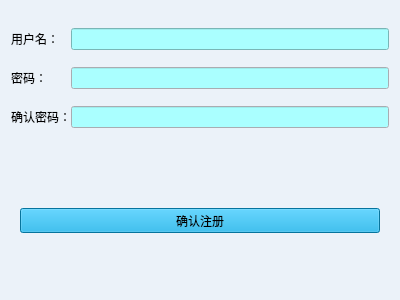
<?xml version="1.0" encoding="UTF-8"?>
<ui version="4.0">
 <class>regdlg</class>
 <widget class="QDialog" name="regdlg">
  <property name="geometry">
   <rect>
    <x>0</x>
    <y>0</y>
    <width>400</width>
    <height>300</height>
   </rect>
  </property>
  <property name="palette">
   <palette>
    <active>
     <colorrole role="WindowText">
      <brush brushstyle="SolidPattern">
       <color alpha="255">
        <red>0</red>
        <green>0</green>
        <blue>0</blue>
       </color>
      </brush>
     </colorrole>
     <colorrole role="Button">
      <brush brushstyle="SolidPattern">
       <color alpha="255">
        <red>235</red>
        <green>242</green>
        <blue>249</blue>
       </color>
      </brush>
     </colorrole>
     <colorrole role="Light">
      <brush brushstyle="SolidPattern">
       <color alpha="255">
        <red>255</red>
        <green>255</green>
        <blue>255</blue>
       </color>
      </brush>
     </colorrole>
     <colorrole role="Midlight">
      <brush brushstyle="SolidPattern">
       <color alpha="255">
        <red>245</red>
        <green>248</green>
        <blue>252</blue>
       </color>
      </brush>
     </colorrole>
     <colorrole role="Dark">
      <brush brushstyle="SolidPattern">
       <color alpha="255">
        <red>117</red>
        <green>121</green>
        <blue>124</blue>
       </color>
      </brush>
     </colorrole>
     <colorrole role="Mid">
      <brush brushstyle="SolidPattern">
       <color alpha="255">
        <red>157</red>
        <green>161</green>
        <blue>166</blue>
       </color>
      </brush>
     </colorrole>
     <colorrole role="Text">
      <brush brushstyle="SolidPattern">
       <color alpha="255">
        <red>0</red>
        <green>0</green>
        <blue>0</blue>
       </color>
      </brush>
     </colorrole>
     <colorrole role="BrightText">
      <brush brushstyle="SolidPattern">
       <color alpha="255">
        <red>255</red>
        <green>255</green>
        <blue>255</blue>
       </color>
      </brush>
     </colorrole>
     <colorrole role="ButtonText">
      <brush brushstyle="SolidPattern">
       <color alpha="255">
        <red>0</red>
        <green>0</green>
        <blue>0</blue>
       </color>
      </brush>
     </colorrole>
     <colorrole role="Base">
      <brush brushstyle="SolidPattern">
       <color alpha="255">
        <red>255</red>
        <green>255</green>
        <blue>255</blue>
       </color>
      </brush>
     </colorrole>
     <colorrole role="Window">
      <brush brushstyle="SolidPattern">
       <color alpha="255">
        <red>235</red>
        <green>242</green>
        <blue>249</blue>
       </color>
      </brush>
     </colorrole>
     <colorrole role="Shadow">
      <brush brushstyle="SolidPattern">
       <color alpha="255">
        <red>0</red>
        <green>0</green>
        <blue>0</blue>
       </color>
      </brush>
     </colorrole>
     <colorrole role="AlternateBase">
      <brush brushstyle="SolidPattern">
       <color alpha="255">
        <red>245</red>
        <green>248</green>
        <blue>252</blue>
       </color>
      </brush>
     </colorrole>
     <colorrole role="ToolTipBase">
      <brush brushstyle="SolidPattern">
       <color alpha="255">
        <red>255</red>
        <green>255</green>
        <blue>220</blue>
       </color>
      </brush>
     </colorrole>
     <colorrole role="ToolTipText">
      <brush brushstyle="SolidPattern">
       <color alpha="255">
        <red>0</red>
        <green>0</green>
        <blue>0</blue>
       </color>
      </brush>
     </colorrole>
     <colorrole role="PlaceholderText">
      <brush brushstyle="SolidPattern">
       <color alpha="128">
        <red>0</red>
        <green>0</green>
        <blue>0</blue>
       </color>
      </brush>
     </colorrole>
    </active>
    <inactive>
     <colorrole role="WindowText">
      <brush brushstyle="SolidPattern">
       <color alpha="255">
        <red>0</red>
        <green>0</green>
        <blue>0</blue>
       </color>
      </brush>
     </colorrole>
     <colorrole role="Button">
      <brush brushstyle="SolidPattern">
       <color alpha="255">
        <red>235</red>
        <green>242</green>
        <blue>249</blue>
       </color>
      </brush>
     </colorrole>
     <colorrole role="Light">
      <brush brushstyle="SolidPattern">
       <color alpha="255">
        <red>255</red>
        <green>255</green>
        <blue>255</blue>
       </color>
      </brush>
     </colorrole>
     <colorrole role="Midlight">
      <brush brushstyle="SolidPattern">
       <color alpha="255">
        <red>245</red>
        <green>248</green>
        <blue>252</blue>
       </color>
      </brush>
     </colorrole>
     <colorrole role="Dark">
      <brush brushstyle="SolidPattern">
       <color alpha="255">
        <red>117</red>
        <green>121</green>
        <blue>124</blue>
       </color>
      </brush>
     </colorrole>
     <colorrole role="Mid">
      <brush brushstyle="SolidPattern">
       <color alpha="255">
        <red>157</red>
        <green>161</green>
        <blue>166</blue>
       </color>
      </brush>
     </colorrole>
     <colorrole role="Text">
      <brush brushstyle="SolidPattern">
       <color alpha="255">
        <red>0</red>
        <green>0</green>
        <blue>0</blue>
       </color>
      </brush>
     </colorrole>
     <colorrole role="BrightText">
      <brush brushstyle="SolidPattern">
       <color alpha="255">
        <red>255</red>
        <green>255</green>
        <blue>255</blue>
       </color>
      </brush>
     </colorrole>
     <colorrole role="ButtonText">
      <brush brushstyle="SolidPattern">
       <color alpha="255">
        <red>0</red>
        <green>0</green>
        <blue>0</blue>
       </color>
      </brush>
     </colorrole>
     <colorrole role="Base">
      <brush brushstyle="SolidPattern">
       <color alpha="255">
        <red>255</red>
        <green>255</green>
        <blue>255</blue>
       </color>
      </brush>
     </colorrole>
     <colorrole role="Window">
      <brush brushstyle="SolidPattern">
       <color alpha="255">
        <red>235</red>
        <green>242</green>
        <blue>249</blue>
       </color>
      </brush>
     </colorrole>
     <colorrole role="Shadow">
      <brush brushstyle="SolidPattern">
       <color alpha="255">
        <red>0</red>
        <green>0</green>
        <blue>0</blue>
       </color>
      </brush>
     </colorrole>
     <colorrole role="AlternateBase">
      <brush brushstyle="SolidPattern">
       <color alpha="255">
        <red>245</red>
        <green>248</green>
        <blue>252</blue>
       </color>
      </brush>
     </colorrole>
     <colorrole role="ToolTipBase">
      <brush brushstyle="SolidPattern">
       <color alpha="255">
        <red>255</red>
        <green>255</green>
        <blue>220</blue>
       </color>
      </brush>
     </colorrole>
     <colorrole role="ToolTipText">
      <brush brushstyle="SolidPattern">
       <color alpha="255">
        <red>0</red>
        <green>0</green>
        <blue>0</blue>
       </color>
      </brush>
     </colorrole>
     <colorrole role="PlaceholderText">
      <brush brushstyle="SolidPattern">
       <color alpha="128">
        <red>0</red>
        <green>0</green>
        <blue>0</blue>
       </color>
      </brush>
     </colorrole>
    </inactive>
    <disabled>
     <colorrole role="WindowText">
      <brush brushstyle="SolidPattern">
       <color alpha="255">
        <red>117</red>
        <green>121</green>
        <blue>124</blue>
       </color>
      </brush>
     </colorrole>
     <colorrole role="Button">
      <brush brushstyle="SolidPattern">
       <color alpha="255">
        <red>235</red>
        <green>242</green>
        <blue>249</blue>
       </color>
      </brush>
     </colorrole>
     <colorrole role="Light">
      <brush brushstyle="SolidPattern">
       <color alpha="255">
        <red>255</red>
        <green>255</green>
        <blue>255</blue>
       </color>
      </brush>
     </colorrole>
     <colorrole role="Midlight">
      <brush brushstyle="SolidPattern">
       <color alpha="255">
        <red>245</red>
        <green>248</green>
        <blue>252</blue>
       </color>
      </brush>
     </colorrole>
     <colorrole role="Dark">
      <brush brushstyle="SolidPattern">
       <color alpha="255">
        <red>117</red>
        <green>121</green>
        <blue>124</blue>
       </color>
      </brush>
     </colorrole>
     <colorrole role="Mid">
      <brush brushstyle="SolidPattern">
       <color alpha="255">
        <red>157</red>
        <green>161</green>
        <blue>166</blue>
       </color>
      </brush>
     </colorrole>
     <colorrole role="Text">
      <brush brushstyle="SolidPattern">
       <color alpha="255">
        <red>117</red>
        <green>121</green>
        <blue>124</blue>
       </color>
      </brush>
     </colorrole>
     <colorrole role="BrightText">
      <brush brushstyle="SolidPattern">
       <color alpha="255">
        <red>255</red>
        <green>255</green>
        <blue>255</blue>
       </color>
      </brush>
     </colorrole>
     <colorrole role="ButtonText">
      <brush brushstyle="SolidPattern">
       <color alpha="255">
        <red>117</red>
        <green>121</green>
        <blue>124</blue>
       </color>
      </brush>
     </colorrole>
     <colorrole role="Base">
      <brush brushstyle="SolidPattern">
       <color alpha="255">
        <red>235</red>
        <green>242</green>
        <blue>249</blue>
       </color>
      </brush>
     </colorrole>
     <colorrole role="Window">
      <brush brushstyle="SolidPattern">
       <color alpha="255">
        <red>235</red>
        <green>242</green>
        <blue>249</blue>
       </color>
      </brush>
     </colorrole>
     <colorrole role="Shadow">
      <brush brushstyle="SolidPattern">
       <color alpha="255">
        <red>0</red>
        <green>0</green>
        <blue>0</blue>
       </color>
      </brush>
     </colorrole>
     <colorrole role="AlternateBase">
      <brush brushstyle="SolidPattern">
       <color alpha="255">
        <red>235</red>
        <green>242</green>
        <blue>249</blue>
       </color>
      </brush>
     </colorrole>
     <colorrole role="ToolTipBase">
      <brush brushstyle="SolidPattern">
       <color alpha="255">
        <red>255</red>
        <green>255</green>
        <blue>220</blue>
       </color>
      </brush>
     </colorrole>
     <colorrole role="ToolTipText">
      <brush brushstyle="SolidPattern">
       <color alpha="255">
        <red>0</red>
        <green>0</green>
        <blue>0</blue>
       </color>
      </brush>
     </colorrole>
     <colorrole role="PlaceholderText">
      <brush brushstyle="SolidPattern">
       <color alpha="128">
        <red>0</red>
        <green>0</green>
        <blue>0</blue>
       </color>
      </brush>
     </colorrole>
    </disabled>
   </palette>
  </property>
  <property name="windowTitle">
   <string>Dialog</string>
  </property>
  <layout class="QVBoxLayout" name="verticalLayout">
   <item>
    <widget class="QWidget" name="widget" native="true">
     <layout class="QGridLayout" name="gridLayout">
      <property name="leftMargin">
       <number>0</number>
      </property>
      <property name="topMargin">
       <number>0</number>
      </property>
      <property name="rightMargin">
       <number>0</number>
      </property>
      <property name="bottomMargin">
       <number>0</number>
      </property>
      <property name="spacing">
       <number>0</number>
      </property>
      <item row="0" column="0">
       <widget class="QLabel" name="label">
        <property name="text">
         <string>用户名：</string>
        </property>
       </widget>
      </item>
      <item row="0" column="1">
       <widget class="QLineEdit" name="lineEdit">
        <property name="palette">
         <palette>
          <active>
           <colorrole role="WindowText">
            <brush brushstyle="SolidPattern">
             <color alpha="255">
              <red>0</red>
              <green>0</green>
              <blue>0</blue>
             </color>
            </brush>
           </colorrole>
           <colorrole role="Button">
            <brush brushstyle="SolidPattern">
             <color alpha="255">
              <red>170</red>
              <green>255</green>
              <blue>255</blue>
             </color>
            </brush>
           </colorrole>
           <colorrole role="Light">
            <brush brushstyle="SolidPattern">
             <color alpha="255">
              <red>255</red>
              <green>255</green>
              <blue>255</blue>
             </color>
            </brush>
           </colorrole>
           <colorrole role="Midlight">
            <brush brushstyle="SolidPattern">
             <color alpha="255">
              <red>212</red>
              <green>255</green>
              <blue>255</blue>
             </color>
            </brush>
           </colorrole>
           <colorrole role="Dark">
            <brush brushstyle="SolidPattern">
             <color alpha="255">
              <red>85</red>
              <green>127</green>
              <blue>127</blue>
             </color>
            </brush>
           </colorrole>
           <colorrole role="Mid">
            <brush brushstyle="SolidPattern">
             <color alpha="255">
              <red>113</red>
              <green>170</green>
              <blue>170</blue>
             </color>
            </brush>
           </colorrole>
           <colorrole role="Text">
            <brush brushstyle="SolidPattern">
             <color alpha="255">
              <red>0</red>
              <green>0</green>
              <blue>0</blue>
             </color>
            </brush>
           </colorrole>
           <colorrole role="BrightText">
            <brush brushstyle="SolidPattern">
             <color alpha="255">
              <red>255</red>
              <green>255</green>
              <blue>255</blue>
             </color>
            </brush>
           </colorrole>
           <colorrole role="ButtonText">
            <brush brushstyle="SolidPattern">
             <color alpha="255">
              <red>0</red>
              <green>0</green>
              <blue>0</blue>
             </color>
            </brush>
           </colorrole>
           <colorrole role="Base">
            <brush brushstyle="SolidPattern">
             <color alpha="255">
              <red>170</red>
              <green>255</green>
              <blue>255</blue>
             </color>
            </brush>
           </colorrole>
           <colorrole role="Window">
            <brush brushstyle="SolidPattern">
             <color alpha="255">
              <red>170</red>
              <green>255</green>
              <blue>255</blue>
             </color>
            </brush>
           </colorrole>
           <colorrole role="Shadow">
            <brush brushstyle="SolidPattern">
             <color alpha="255">
              <red>0</red>
              <green>0</green>
              <blue>0</blue>
             </color>
            </brush>
           </colorrole>
           <colorrole role="AlternateBase">
            <brush brushstyle="SolidPattern">
             <color alpha="255">
              <red>212</red>
              <green>255</green>
              <blue>255</blue>
             </color>
            </brush>
           </colorrole>
           <colorrole role="ToolTipBase">
            <brush brushstyle="SolidPattern">
             <color alpha="255">
              <red>255</red>
              <green>255</green>
              <blue>220</blue>
             </color>
            </brush>
           </colorrole>
           <colorrole role="ToolTipText">
            <brush brushstyle="SolidPattern">
             <color alpha="255">
              <red>0</red>
              <green>0</green>
              <blue>0</blue>
             </color>
            </brush>
           </colorrole>
           <colorrole role="PlaceholderText">
            <brush brushstyle="SolidPattern">
             <color alpha="128">
              <red>0</red>
              <green>0</green>
              <blue>0</blue>
             </color>
            </brush>
           </colorrole>
          </active>
          <inactive>
           <colorrole role="WindowText">
            <brush brushstyle="SolidPattern">
             <color alpha="255">
              <red>0</red>
              <green>0</green>
              <blue>0</blue>
             </color>
            </brush>
           </colorrole>
           <colorrole role="Button">
            <brush brushstyle="SolidPattern">
             <color alpha="255">
              <red>170</red>
              <green>255</green>
              <blue>255</blue>
             </color>
            </brush>
           </colorrole>
           <colorrole role="Light">
            <brush brushstyle="SolidPattern">
             <color alpha="255">
              <red>255</red>
              <green>255</green>
              <blue>255</blue>
             </color>
            </brush>
           </colorrole>
           <colorrole role="Midlight">
            <brush brushstyle="SolidPattern">
             <color alpha="255">
              <red>212</red>
              <green>255</green>
              <blue>255</blue>
             </color>
            </brush>
           </colorrole>
           <colorrole role="Dark">
            <brush brushstyle="SolidPattern">
             <color alpha="255">
              <red>85</red>
              <green>127</green>
              <blue>127</blue>
             </color>
            </brush>
           </colorrole>
           <colorrole role="Mid">
            <brush brushstyle="SolidPattern">
             <color alpha="255">
              <red>113</red>
              <green>170</green>
              <blue>170</blue>
             </color>
            </brush>
           </colorrole>
           <colorrole role="Text">
            <brush brushstyle="SolidPattern">
             <color alpha="255">
              <red>0</red>
              <green>0</green>
              <blue>0</blue>
             </color>
            </brush>
           </colorrole>
           <colorrole role="BrightText">
            <brush brushstyle="SolidPattern">
             <color alpha="255">
              <red>255</red>
              <green>255</green>
              <blue>255</blue>
             </color>
            </brush>
           </colorrole>
           <colorrole role="ButtonText">
            <brush brushstyle="SolidPattern">
             <color alpha="255">
              <red>0</red>
              <green>0</green>
              <blue>0</blue>
             </color>
            </brush>
           </colorrole>
           <colorrole role="Base">
            <brush brushstyle="SolidPattern">
             <color alpha="255">
              <red>170</red>
              <green>255</green>
              <blue>255</blue>
             </color>
            </brush>
           </colorrole>
           <colorrole role="Window">
            <brush brushstyle="SolidPattern">
             <color alpha="255">
              <red>170</red>
              <green>255</green>
              <blue>255</blue>
             </color>
            </brush>
           </colorrole>
           <colorrole role="Shadow">
            <brush brushstyle="SolidPattern">
             <color alpha="255">
              <red>0</red>
              <green>0</green>
              <blue>0</blue>
             </color>
            </brush>
           </colorrole>
           <colorrole role="AlternateBase">
            <brush brushstyle="SolidPattern">
             <color alpha="255">
              <red>212</red>
              <green>255</green>
              <blue>255</blue>
             </color>
            </brush>
           </colorrole>
           <colorrole role="ToolTipBase">
            <brush brushstyle="SolidPattern">
             <color alpha="255">
              <red>255</red>
              <green>255</green>
              <blue>220</blue>
             </color>
            </brush>
           </colorrole>
           <colorrole role="ToolTipText">
            <brush brushstyle="SolidPattern">
             <color alpha="255">
              <red>0</red>
              <green>0</green>
              <blue>0</blue>
             </color>
            </brush>
           </colorrole>
           <colorrole role="PlaceholderText">
            <brush brushstyle="SolidPattern">
             <color alpha="128">
              <red>0</red>
              <green>0</green>
              <blue>0</blue>
             </color>
            </brush>
           </colorrole>
          </inactive>
          <disabled>
           <colorrole role="WindowText">
            <brush brushstyle="SolidPattern">
             <color alpha="255">
              <red>85</red>
              <green>127</green>
              <blue>127</blue>
             </color>
            </brush>
           </colorrole>
           <colorrole role="Button">
            <brush brushstyle="SolidPattern">
             <color alpha="255">
              <red>170</red>
              <green>255</green>
              <blue>255</blue>
             </color>
            </brush>
           </colorrole>
           <colorrole role="Light">
            <brush brushstyle="SolidPattern">
             <color alpha="255">
              <red>255</red>
              <green>255</green>
              <blue>255</blue>
             </color>
            </brush>
           </colorrole>
           <colorrole role="Midlight">
            <brush brushstyle="SolidPattern">
             <color alpha="255">
              <red>212</red>
              <green>255</green>
              <blue>255</blue>
             </color>
            </brush>
           </colorrole>
           <colorrole role="Dark">
            <brush brushstyle="SolidPattern">
             <color alpha="255">
              <red>85</red>
              <green>127</green>
              <blue>127</blue>
             </color>
            </brush>
           </colorrole>
           <colorrole role="Mid">
            <brush brushstyle="SolidPattern">
             <color alpha="255">
              <red>113</red>
              <green>170</green>
              <blue>170</blue>
             </color>
            </brush>
           </colorrole>
           <colorrole role="Text">
            <brush brushstyle="SolidPattern">
             <color alpha="255">
              <red>85</red>
              <green>127</green>
              <blue>127</blue>
             </color>
            </brush>
           </colorrole>
           <colorrole role="BrightText">
            <brush brushstyle="SolidPattern">
             <color alpha="255">
              <red>255</red>
              <green>255</green>
              <blue>255</blue>
             </color>
            </brush>
           </colorrole>
           <colorrole role="ButtonText">
            <brush brushstyle="SolidPattern">
             <color alpha="255">
              <red>85</red>
              <green>127</green>
              <blue>127</blue>
             </color>
            </brush>
           </colorrole>
           <colorrole role="Base">
            <brush brushstyle="SolidPattern">
             <color alpha="255">
              <red>170</red>
              <green>255</green>
              <blue>255</blue>
             </color>
            </brush>
           </colorrole>
           <colorrole role="Window">
            <brush brushstyle="SolidPattern">
             <color alpha="255">
              <red>170</red>
              <green>255</green>
              <blue>255</blue>
             </color>
            </brush>
           </colorrole>
           <colorrole role="Shadow">
            <brush brushstyle="SolidPattern">
             <color alpha="255">
              <red>0</red>
              <green>0</green>
              <blue>0</blue>
             </color>
            </brush>
           </colorrole>
           <colorrole role="AlternateBase">
            <brush brushstyle="SolidPattern">
             <color alpha="255">
              <red>170</red>
              <green>255</green>
              <blue>255</blue>
             </color>
            </brush>
           </colorrole>
           <colorrole role="ToolTipBase">
            <brush brushstyle="SolidPattern">
             <color alpha="255">
              <red>255</red>
              <green>255</green>
              <blue>220</blue>
             </color>
            </brush>
           </colorrole>
           <colorrole role="ToolTipText">
            <brush brushstyle="SolidPattern">
             <color alpha="255">
              <red>0</red>
              <green>0</green>
              <blue>0</blue>
             </color>
            </brush>
           </colorrole>
           <colorrole role="PlaceholderText">
            <brush brushstyle="SolidPattern">
             <color alpha="128">
              <red>0</red>
              <green>0</green>
              <blue>0</blue>
             </color>
            </brush>
           </colorrole>
          </disabled>
         </palette>
        </property>
       </widget>
      </item>
      <item row="1" column="0">
       <widget class="QLabel" name="label_2">
        <property name="text">
         <string>密码：</string>
        </property>
       </widget>
      </item>
      <item row="1" column="1">
       <widget class="QLineEdit" name="lineEdit_2">
        <property name="palette">
         <palette>
          <active>
           <colorrole role="Base">
            <brush brushstyle="SolidPattern">
             <color alpha="255">
              <red>170</red>
              <green>255</green>
              <blue>255</blue>
             </color>
            </brush>
           </colorrole>
          </active>
          <inactive>
           <colorrole role="Base">
            <brush brushstyle="SolidPattern">
             <color alpha="255">
              <red>170</red>
              <green>255</green>
              <blue>255</blue>
             </color>
            </brush>
           </colorrole>
          </inactive>
          <disabled>
           <colorrole role="Base">
            <brush brushstyle="SolidPattern">
             <color alpha="255">
              <red>9</red>
              <green>163</green>
              <blue>220</blue>
             </color>
            </brush>
           </colorrole>
          </disabled>
         </palette>
        </property>
       </widget>
      </item>
      <item row="2" column="0">
       <widget class="QLabel" name="label_3">
        <property name="text">
         <string>确认密码：</string>
        </property>
       </widget>
      </item>
      <item row="2" column="1">
       <widget class="QLineEdit" name="lineEdit_3">
        <property name="palette">
         <palette>
          <active>
           <colorrole role="Base">
            <brush brushstyle="SolidPattern">
             <color alpha="255">
              <red>170</red>
              <green>255</green>
              <blue>255</blue>
             </color>
            </brush>
           </colorrole>
          </active>
          <inactive>
           <colorrole role="Base">
            <brush brushstyle="SolidPattern">
             <color alpha="255">
              <red>170</red>
              <green>255</green>
              <blue>255</blue>
             </color>
            </brush>
           </colorrole>
          </inactive>
          <disabled>
           <colorrole role="Base">
            <brush brushstyle="SolidPattern">
             <color alpha="255">
              <red>9</red>
              <green>163</green>
              <blue>220</blue>
             </color>
            </brush>
           </colorrole>
          </disabled>
         </palette>
        </property>
       </widget>
      </item>
     </layout>
    </widget>
   </item>
   <item>
    <widget class="QWidget" name="widget_2" native="true">
     <layout class="QHBoxLayout" name="horizontalLayout">
      <item>
       <widget class="QToolButton" name="toolButton">
        <property name="sizePolicy">
         <sizepolicy hsizetype="Expanding" vsizetype="Fixed">
          <horstretch>0</horstretch>
          <verstretch>0</verstretch>
         </sizepolicy>
        </property>
        <property name="palette">
         <palette>
          <active>
           <colorrole role="WindowText">
            <brush brushstyle="SolidPattern">
             <color alpha="255">
              <red>0</red>
              <green>0</green>
              <blue>0</blue>
             </color>
            </brush>
           </colorrole>
           <colorrole role="Button">
            <brush brushstyle="SolidPattern">
             <color alpha="255">
              <red>9</red>
              <green>163</green>
              <blue>220</blue>
             </color>
            </brush>
           </colorrole>
           <colorrole role="Light">
            <brush brushstyle="SolidPattern">
             <color alpha="255">
              <red>85</red>
              <green>209</green>
              <blue>255</blue>
             </color>
            </brush>
           </colorrole>
           <colorrole role="Midlight">
            <brush brushstyle="SolidPattern">
             <color alpha="255">
              <red>47</red>
              <green>186</green>
              <blue>237</blue>
             </color>
            </brush>
           </colorrole>
           <colorrole role="Dark">
            <brush brushstyle="SolidPattern">
             <color alpha="255">
              <red>5</red>
              <green>81</green>
              <blue>110</blue>
             </color>
            </brush>
           </colorrole>
           <colorrole role="Mid">
            <brush brushstyle="SolidPattern">
             <color alpha="255">
              <red>6</red>
              <green>109</green>
              <blue>147</blue>
             </color>
            </brush>
           </colorrole>
           <colorrole role="Text">
            <brush brushstyle="SolidPattern">
             <color alpha="255">
              <red>0</red>
              <green>0</green>
              <blue>0</blue>
             </color>
            </brush>
           </colorrole>
           <colorrole role="BrightText">
            <brush brushstyle="SolidPattern">
             <color alpha="255">
              <red>255</red>
              <green>255</green>
              <blue>255</blue>
             </color>
            </brush>
           </colorrole>
           <colorrole role="ButtonText">
            <brush brushstyle="SolidPattern">
             <color alpha="255">
              <red>0</red>
              <green>0</green>
              <blue>0</blue>
             </color>
            </brush>
           </colorrole>
           <colorrole role="Base">
            <brush brushstyle="SolidPattern">
             <color alpha="255">
              <red>255</red>
              <green>255</green>
              <blue>255</blue>
             </color>
            </brush>
           </colorrole>
           <colorrole role="Window">
            <brush brushstyle="SolidPattern">
             <color alpha="255">
              <red>9</red>
              <green>163</green>
              <blue>220</blue>
             </color>
            </brush>
           </colorrole>
           <colorrole role="Shadow">
            <brush brushstyle="SolidPattern">
             <color alpha="255">
              <red>0</red>
              <green>0</green>
              <blue>0</blue>
             </color>
            </brush>
           </colorrole>
           <colorrole role="AlternateBase">
            <brush brushstyle="SolidPattern">
             <color alpha="255">
              <red>132</red>
              <green>209</green>
              <blue>237</blue>
             </color>
            </brush>
           </colorrole>
           <colorrole role="ToolTipBase">
            <brush brushstyle="SolidPattern">
             <color alpha="255">
              <red>255</red>
              <green>255</green>
              <blue>220</blue>
             </color>
            </brush>
           </colorrole>
           <colorrole role="ToolTipText">
            <brush brushstyle="SolidPattern">
             <color alpha="255">
              <red>0</red>
              <green>0</green>
              <blue>0</blue>
             </color>
            </brush>
           </colorrole>
           <colorrole role="PlaceholderText">
            <brush brushstyle="SolidPattern">
             <color alpha="128">
              <red>0</red>
              <green>0</green>
              <blue>0</blue>
             </color>
            </brush>
           </colorrole>
          </active>
          <inactive>
           <colorrole role="WindowText">
            <brush brushstyle="SolidPattern">
             <color alpha="255">
              <red>0</red>
              <green>0</green>
              <blue>0</blue>
             </color>
            </brush>
           </colorrole>
           <colorrole role="Button">
            <brush brushstyle="SolidPattern">
             <color alpha="255">
              <red>9</red>
              <green>163</green>
              <blue>220</blue>
             </color>
            </brush>
           </colorrole>
           <colorrole role="Light">
            <brush brushstyle="SolidPattern">
             <color alpha="255">
              <red>85</red>
              <green>209</green>
              <blue>255</blue>
             </color>
            </brush>
           </colorrole>
           <colorrole role="Midlight">
            <brush brushstyle="SolidPattern">
             <color alpha="255">
              <red>47</red>
              <green>186</green>
              <blue>237</blue>
             </color>
            </brush>
           </colorrole>
           <colorrole role="Dark">
            <brush brushstyle="SolidPattern">
             <color alpha="255">
              <red>5</red>
              <green>81</green>
              <blue>110</blue>
             </color>
            </brush>
           </colorrole>
           <colorrole role="Mid">
            <brush brushstyle="SolidPattern">
             <color alpha="255">
              <red>6</red>
              <green>109</green>
              <blue>147</blue>
             </color>
            </brush>
           </colorrole>
           <colorrole role="Text">
            <brush brushstyle="SolidPattern">
             <color alpha="255">
              <red>0</red>
              <green>0</green>
              <blue>0</blue>
             </color>
            </brush>
           </colorrole>
           <colorrole role="BrightText">
            <brush brushstyle="SolidPattern">
             <color alpha="255">
              <red>255</red>
              <green>255</green>
              <blue>255</blue>
             </color>
            </brush>
           </colorrole>
           <colorrole role="ButtonText">
            <brush brushstyle="SolidPattern">
             <color alpha="255">
              <red>0</red>
              <green>0</green>
              <blue>0</blue>
             </color>
            </brush>
           </colorrole>
           <colorrole role="Base">
            <brush brushstyle="SolidPattern">
             <color alpha="255">
              <red>255</red>
              <green>255</green>
              <blue>255</blue>
             </color>
            </brush>
           </colorrole>
           <colorrole role="Window">
            <brush brushstyle="SolidPattern">
             <color alpha="255">
              <red>9</red>
              <green>163</green>
              <blue>220</blue>
             </color>
            </brush>
           </colorrole>
           <colorrole role="Shadow">
            <brush brushstyle="SolidPattern">
             <color alpha="255">
              <red>0</red>
              <green>0</green>
              <blue>0</blue>
             </color>
            </brush>
           </colorrole>
           <colorrole role="AlternateBase">
            <brush brushstyle="SolidPattern">
             <color alpha="255">
              <red>132</red>
              <green>209</green>
              <blue>237</blue>
             </color>
            </brush>
           </colorrole>
           <colorrole role="ToolTipBase">
            <brush brushstyle="SolidPattern">
             <color alpha="255">
              <red>255</red>
              <green>255</green>
              <blue>220</blue>
             </color>
            </brush>
           </colorrole>
           <colorrole role="ToolTipText">
            <brush brushstyle="SolidPattern">
             <color alpha="255">
              <red>0</red>
              <green>0</green>
              <blue>0</blue>
             </color>
            </brush>
           </colorrole>
           <colorrole role="PlaceholderText">
            <brush brushstyle="SolidPattern">
             <color alpha="128">
              <red>0</red>
              <green>0</green>
              <blue>0</blue>
             </color>
            </brush>
           </colorrole>
          </inactive>
          <disabled>
           <colorrole role="WindowText">
            <brush brushstyle="SolidPattern">
             <color alpha="255">
              <red>5</red>
              <green>81</green>
              <blue>110</blue>
             </color>
            </brush>
           </colorrole>
           <colorrole role="Button">
            <brush brushstyle="SolidPattern">
             <color alpha="255">
              <red>9</red>
              <green>163</green>
              <blue>220</blue>
             </color>
            </brush>
           </colorrole>
           <colorrole role="Light">
            <brush brushstyle="SolidPattern">
             <color alpha="255">
              <red>85</red>
              <green>209</green>
              <blue>255</blue>
             </color>
            </brush>
           </colorrole>
           <colorrole role="Midlight">
            <brush brushstyle="SolidPattern">
             <color alpha="255">
              <red>47</red>
              <green>186</green>
              <blue>237</blue>
             </color>
            </brush>
           </colorrole>
           <colorrole role="Dark">
            <brush brushstyle="SolidPattern">
             <color alpha="255">
              <red>5</red>
              <green>81</green>
              <blue>110</blue>
             </color>
            </brush>
           </colorrole>
           <colorrole role="Mid">
            <brush brushstyle="SolidPattern">
             <color alpha="255">
              <red>6</red>
              <green>109</green>
              <blue>147</blue>
             </color>
            </brush>
           </colorrole>
           <colorrole role="Text">
            <brush brushstyle="SolidPattern">
             <color alpha="255">
              <red>5</red>
              <green>81</green>
              <blue>110</blue>
             </color>
            </brush>
           </colorrole>
           <colorrole role="BrightText">
            <brush brushstyle="SolidPattern">
             <color alpha="255">
              <red>255</red>
              <green>255</green>
              <blue>255</blue>
             </color>
            </brush>
           </colorrole>
           <colorrole role="ButtonText">
            <brush brushstyle="SolidPattern">
             <color alpha="255">
              <red>5</red>
              <green>81</green>
              <blue>110</blue>
             </color>
            </brush>
           </colorrole>
           <colorrole role="Base">
            <brush brushstyle="SolidPattern">
             <color alpha="255">
              <red>9</red>
              <green>163</green>
              <blue>220</blue>
             </color>
            </brush>
           </colorrole>
           <colorrole role="Window">
            <brush brushstyle="SolidPattern">
             <color alpha="255">
              <red>9</red>
              <green>163</green>
              <blue>220</blue>
             </color>
            </brush>
           </colorrole>
           <colorrole role="Shadow">
            <brush brushstyle="SolidPattern">
             <color alpha="255">
              <red>0</red>
              <green>0</green>
              <blue>0</blue>
             </color>
            </brush>
           </colorrole>
           <colorrole role="AlternateBase">
            <brush brushstyle="SolidPattern">
             <color alpha="255">
              <red>9</red>
              <green>163</green>
              <blue>220</blue>
             </color>
            </brush>
           </colorrole>
           <colorrole role="ToolTipBase">
            <brush brushstyle="SolidPattern">
             <color alpha="255">
              <red>255</red>
              <green>255</green>
              <blue>220</blue>
             </color>
            </brush>
           </colorrole>
           <colorrole role="ToolTipText">
            <brush brushstyle="SolidPattern">
             <color alpha="255">
              <red>0</red>
              <green>0</green>
              <blue>0</blue>
             </color>
            </brush>
           </colorrole>
           <colorrole role="PlaceholderText">
            <brush brushstyle="SolidPattern">
             <color alpha="128">
              <red>0</red>
              <green>0</green>
              <blue>0</blue>
             </color>
            </brush>
           </colorrole>
          </disabled>
         </palette>
        </property>
        <property name="text">
         <string>确认注册</string>
        </property>
       </widget>
      </item>
     </layout>
    </widget>
   </item>
  </layout>
 </widget>
 <resources/>
 <connections/>
</ui>
